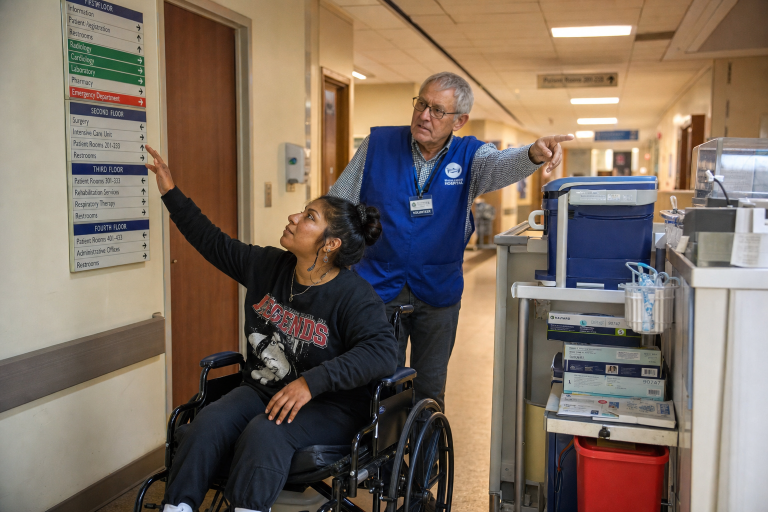
#> input picture 05-build-output/01-Foundations-of-Disability-Inclusion-and-Accessible-Design/05-image-briefs/generated/g01-context-barriers-01.png, 1536 x 1024 px (shown at 1/2 size)
$ python -i generate_images.py   (imports and definitions only)
#> lines starting #> are read from the running program, lines starting #| are printed output that depends on the picture
#!/usr/bin/env python3
"""
Image Generation Script for UHN Accessibility First Course Series
Generates images from image briefs using GPT Image 2 (OpenAI API).

Usage:
    python generate_images.py --guide 1                              # Generate all images for Guide 1
    python generate_images.py --guide 1 --image 1                    # Single image only
    python generate_images.py --guide 1 --dry-run                    # Preview prompts without generating
    python generate_images.py --guide 1 --list                       # List all image briefs
    python generate_images.py --guide 1 --format midjourney          # Output Midjourney-formatted prompts
    python generate_images.py --guide 1 --format nanobanana          # Output NanoBanana-formatted prompts

Requirements:
    pip install openai requests python-dotenv Pillow

Environment variables (in .env file):
    OPENAI_API_KEY=your_key_here
"""

import argparse
import base64
import os
import re
import sys
import json
import time
from pathlib import Path

try:
    import requests
except ImportError:
    print("Error: 'requests' package not installed. Run: pip install requests")
    sys.exit(1)

# [5 lines not run here, left out]

BASE_DIR = Path(__file__).resolve().parent.parent.parent
BUILD_OUTPUT = BASE_DIR / "05-build-output"

GUIDE_FOLDERS = {
    1: "01-Foundations-of-Disability-Inclusion-and-Accessible-Design",
    2: "02-Perceptions-Attitudes-and-Barriers",
    3: "03-Vision-Disabilities",
    4: "04-Sensory-Hearing-and-Communication-Disabilities",
    5: "05-Physical-Disabilities-and-Mobility",
    6: "06-Mental-Health-Disabilities",
    7: "07-Intellectual-Developmental-and-Learning-Disabilities",
    8: "08-Non-Visible-Disabilities",
    9: "09-Aging-Disability-and-Intersectionality",
    10: "10-Engaging-with-Confidence-and-Respect",
    11: "11-Service-Animals-Guide-Dogs-and-Non-Service-Animals",
    12: "12-Support-Persons",
    13: "13-Assistive-Devices",
    14: "14-Communication-and-Information-Accessibility",
    15: "15-Neurodiversity-and-Sensory-Regulation",
    16: "16-Trauma-Informed-Accessibility",
    17: "17-Accessibility-in-Crisis-Situations-and-De-escalation",
    18: "18-Indigenous-Peoples-and-Accessibility",
}

# UHN colours for prompt context
UHN_COLOURS = "UHN Navy #192858, Cobalt #245BAA, Teal #00A5A8, Warm white #FAF9F6"

# Disability representation rules appended to every prompt
REPRESENTATION_RULES = """
CRITICAL RULES FOR DISABILITY REPRESENTATION:
- Show people with disabilities as active participants with agency and dignity
- Accurate assistive devices (correct wheelchair types, realistic hearing aids, proper white cane technique)
- Diverse skin tones, ages, genders, body types
- No pity framing, no inspiration porn, no medical-model imagery
- Canadian healthcare setting (not American)
- Do NOT show disability as the sole defining trait
- Do NOT include any logos, brand names, or text on buildings/signage — real logos will be overlaid in Storyline
- Do NOT generate any text, words, or letters in the image — text will be added separately
"""


# [144 lines left out: functions parse_image_briefs, build_gpt_prompt, build_midjourney_prompt, build_nanobanana_prompt, not called in this run]


def post_process_image(image_path: Path, target_width: int = 1920, target_height: int = 1080) -> None:
    """Upscale to Storyline 360 resolution and sharpen."""
#> called with target_width = 1920, target_height = 1080
    try:
        from PIL import Image, ImageFilter, ImageEnhance
        img = Image.open(image_path)
#> img is the input picture: PIL image 1536x1024 RGB; mean R, G, B 125.2, 109.8, 96.9
        img = img.resize((target_width, target_height), Image.LANCZOS)
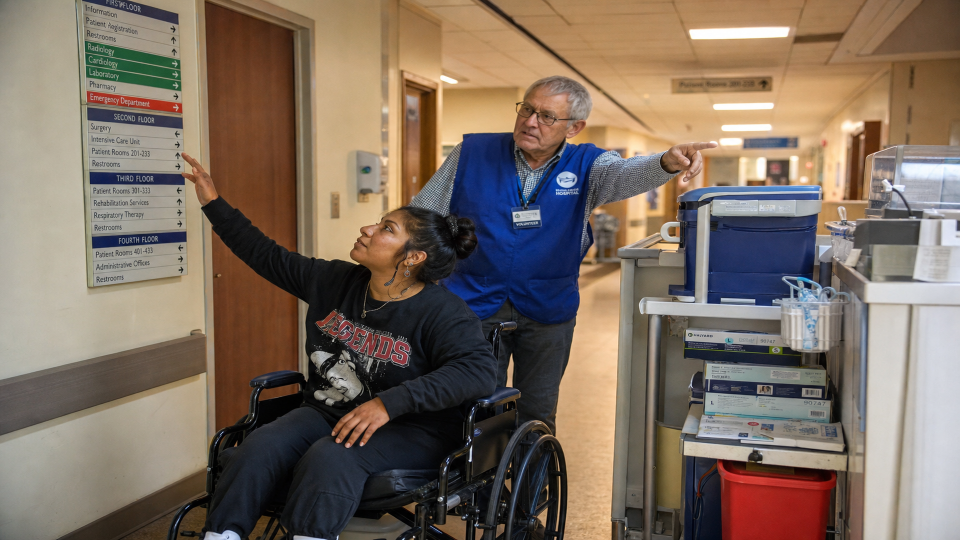
#> img: PIL image 1920x1080 RGB (shown at 1/2 size); mean R, G, B 125.2, 109.8, 96.9
        img = img.filter(ImageFilter.UnsharpMask(radius=2, percent=120, threshold=3))
        enhancer = ImageEnhance.Contrast(img)
        img = enhancer.enhance(1.05)
        img.save(image_path, 'PNG', optimize=True)
    except ImportError:
        pass  # Pillow not installed — skip post-processing


# [215 lines left out: functions generate_with_openai, save_prompt_file, save_alt_text_manifest, main, not called in this run]


# [2 lines not run here, left out]

>>> result = post_process_image('../../05-build-output/01-Foundations-of-Disability-Inclusion-and-Accessible-Design/05-image-briefs/generated/g01-context-barriers-01.png')

$ run again, on 05-build-output/01-Foundations-of-Disability-Inclusion-and-Accessible-Design/05-image-briefs/generated/g01-impact-missed-care-01.png
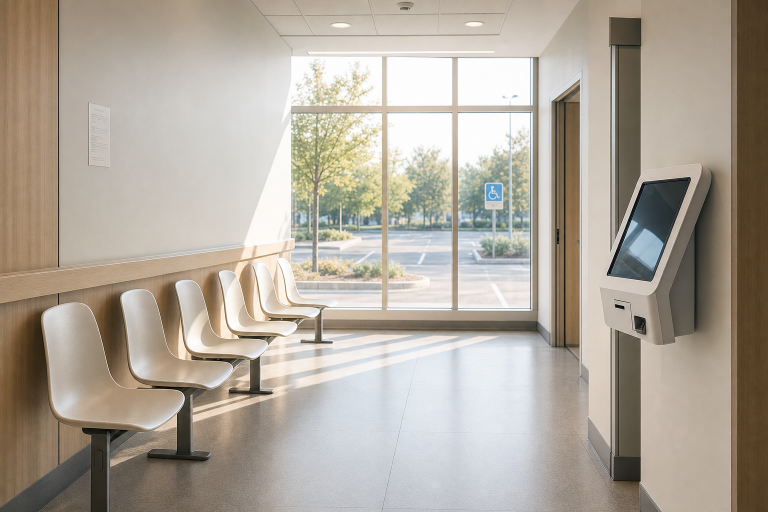
#> input picture 05-build-output/01-Foundations-of-Disability-Inclusion-and-Accessible-Design/05-image-briefs/generated/g01-impact-missed-care-01.png, 1536 x 1024 px (shown at 1/2 size)
#> in post_process_image, img is the input picture: PIL image 1536x1024 RGB; mean R, G, B 175, 166.5, 154.9
#> in post_process_image, `img = img.resize((target_width, target_height), Image.LANCZOS)`:
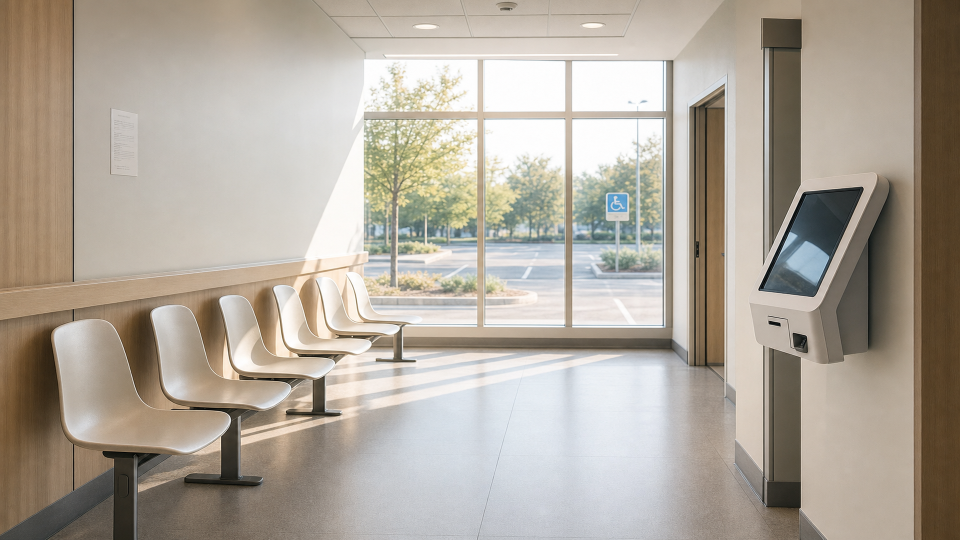
#> img: PIL image 1920x1080 RGB (shown at 1/2 size); mean R, G, B 175, 166.5, 154.9

$ run again, on 05-build-output/01-Foundations-of-Disability-Inclusion-and-Accessible-Design/05-image-briefs/generated/g01-practice-tips-01.png
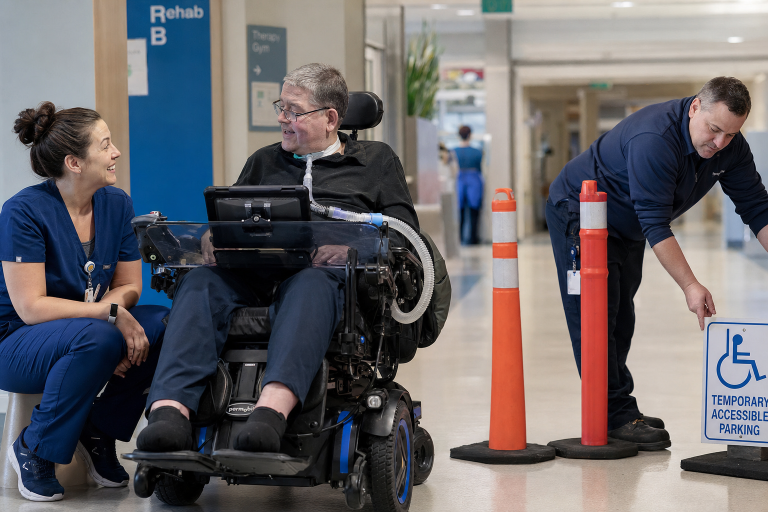
#> input picture 05-build-output/01-Foundations-of-Disability-Inclusion-and-Accessible-Design/05-image-briefs/generated/g01-practice-tips-01.png, 1536 x 1024 px (shown at 1/2 size)
#> in post_process_image, img is the input picture: PIL image 1536x1024 RGB; mean R, G, B 105.7, 102.6, 105.9
#> in post_process_image, `img = img.resize((target_width, target_height), Image.LANCZOS)`:
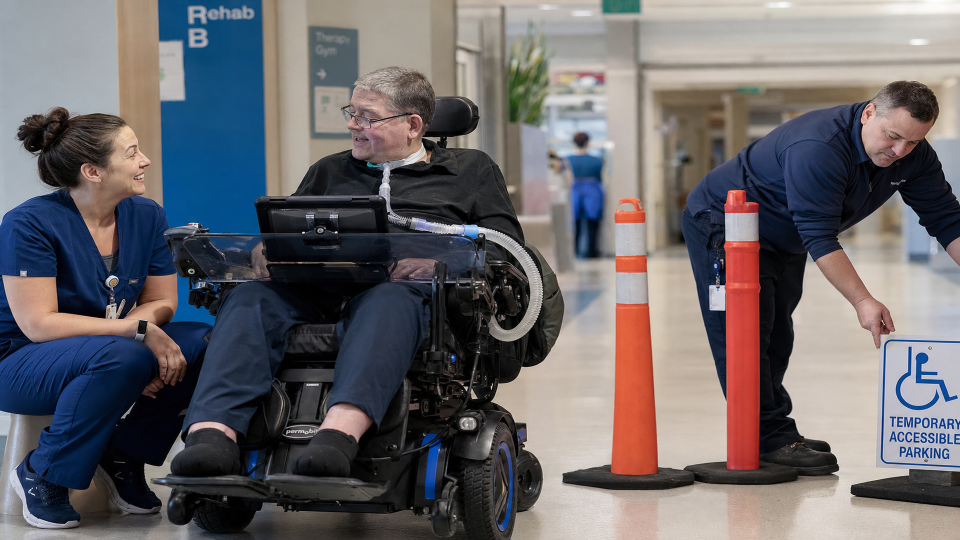
#> img: PIL image 1920x1080 RGB (shown at 1/2 size); mean R, G, B 105.7, 102.6, 105.9

$ run again, on 05-build-output/01-Foundations-of-Disability-Inclusion-and-Accessible-Design/05-image-briefs/generated/g01-reflection-01.png
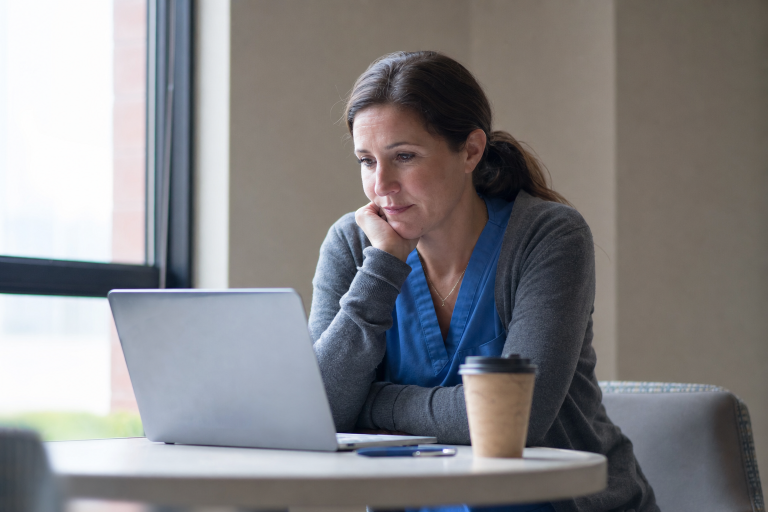
#> input picture 05-build-output/01-Foundations-of-Disability-Inclusion-and-Accessible-Design/05-image-briefs/generated/g01-reflection-01.png, 1536 x 1024 px (shown at 1/2 size)
#> in post_process_image, img is the input picture: PIL image 1536x1024 RGB; mean R, G, B 131.5, 130.4, 132.5
#> in post_process_image, `img = img.resize((target_width, target_height), Image.LANCZOS)`:
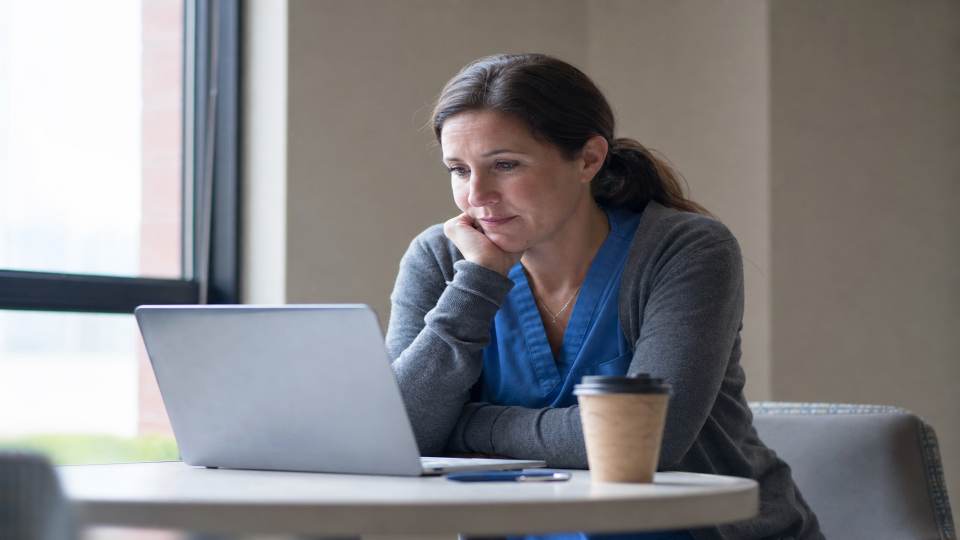
#> img: PIL image 1920x1080 RGB (shown at 1/2 size); mean R, G, B 131.5, 130.4, 132.5
